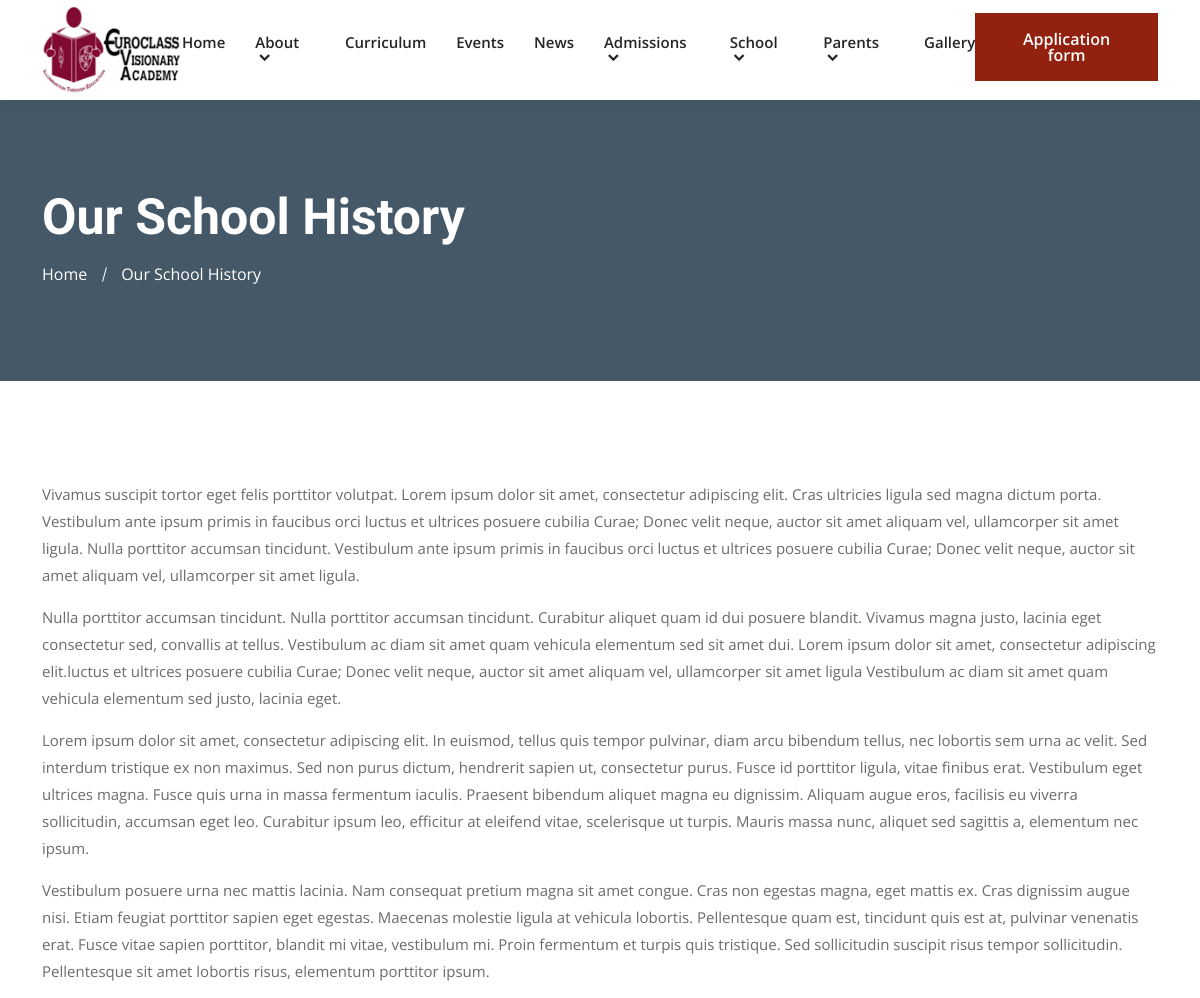
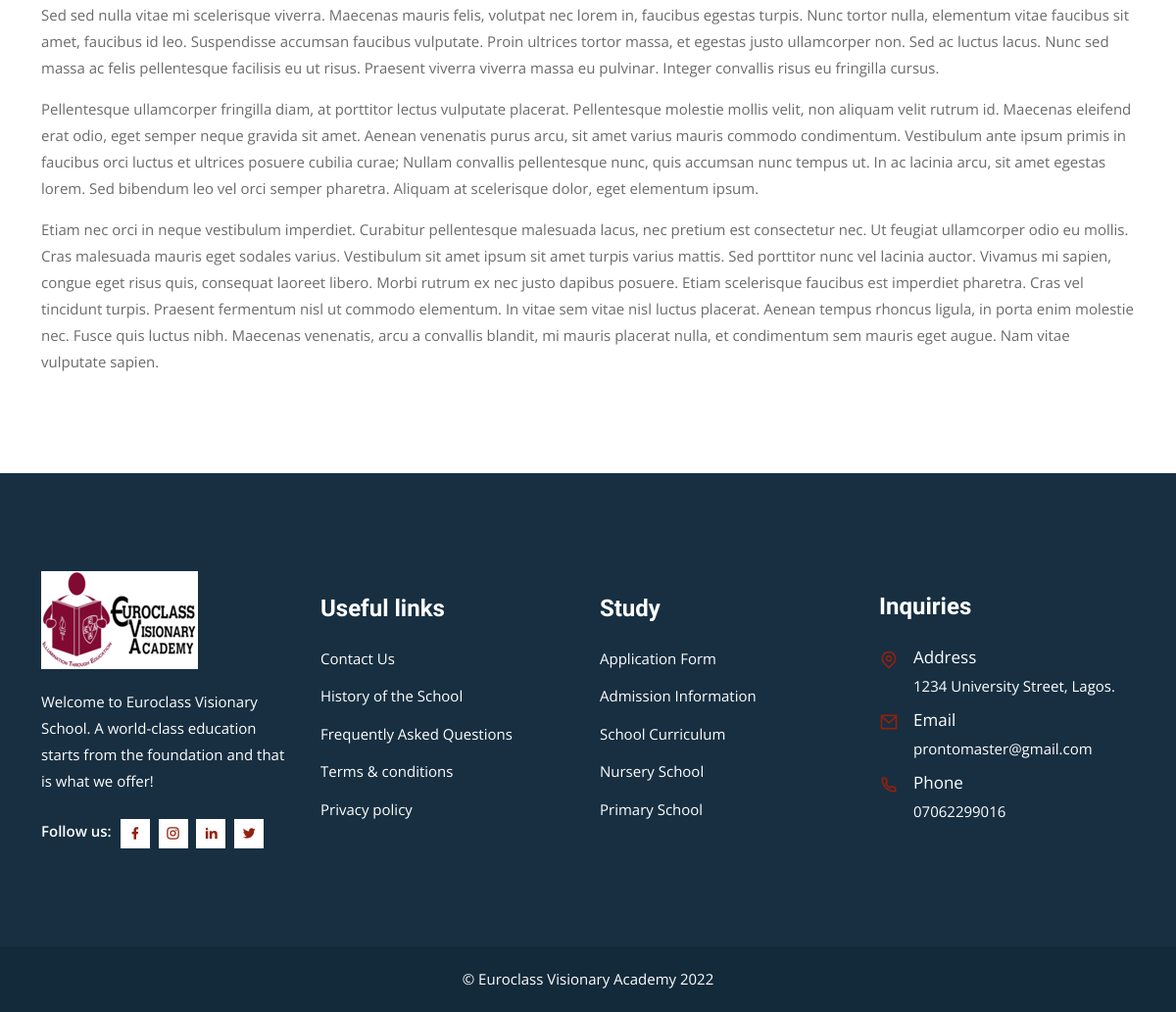
The page /history/ on the database its author committed (2 pictures, top to bottom).
### core/models.py (models this page shows, shortened)
class SchoolContactInfo(models.Model):
    short_information = models.CharField(max_length=150)
    address = models.CharField(max_length=200)
    email = models.EmailField()
    phone_number = models.CharField(max_length=15)
    logo = models.ImageField(upload_to='logo')
    facebook_url = models.URLField(blank=True)
    instagram_url = models.URLField(blank=True)
    twitter_url = models.URLField(blank=True)
    linkedin_url = models.URLField(blank=True)
    class Meta:
        verbose_name = 'School Contact Information'
        verbose_name_plural = 'School Contact Information'

class About(models.Model):
    welcome_note = models.TextField()
    welcome_note_image = models.ImageField(upload_to='about')
    history = RichTextUploadingField()
    history_title = models.CharField(max_length=20)
    history_image = models.ImageField(upload_to='about')
    admission_information = RichTextField()
    admission_information_image = models.ImageField(upload_to='about')
    class Meta:
        verbose_name_plural = 'About'

### core/views.py (the view)
# urls.py: path('history/', views.history, name='history'),
def history(request):
    return render(request, 'history.html', {})

### core/context_processors.py (called while the page is built)
def euroclass(request):
    return {
        'about': About.objects.first(),
        'latest_news': News.objects.all()[:3],
        'info': SchoolContactInfo.objects.first(),
    }

### templates/history.html (shortened to what this page needs)
{% extends "base.html" %}
{% block content %}
<div class="page-title-area bg-6">
    <div class="container">
        <div class="page-title-content">
            <h2>Our School History</h2>
            <ul>
                <li><a href="{% url 'home' %}">Home</a></li>
                <li class="active">Our School History</li>
            </ul>
        </div>
    </div>
</div>
<section class="campus-experiences-area ptb-100">
    <div class="container">
        <div class="main-default-content">
            {{ about.history|safe }}
        </div>
    </div>
</section>
{% endblock %}

### templates/base.html (shortened to what this page needs)
<!doctype html>
<html lang="en">
{% load static %}
<head>
    <link rel="stylesheet" href="{% static 'css/bootstrap.min.css' %}">
    <link rel="stylesheet" href="{% static 'css/owl.theme.default.min.css' %}">
    <link rel="stylesheet" href="{% static 'css/owl.carousel.min.css' %}">
    <link href="https://cdn.jsdelivr.net/npm/remixicon@2.2.0/fonts/remixicon.css" rel="stylesheet">
    <link rel="stylesheet" href="{% static 'css/meanmenu.min.css' %}">
    <link rel="stylesheet" href="{% static 'css/animate.min.css' %}">
    <link rel="stylesheet" href="{% static 'css/odometer.min.css' %}">
    <link rel="stylesheet" href="{% static 'css/magnific-popup.min.css' %}">
    <link rel="stylesheet" href="{% static 'css/date-picker.min.css' %}">
    <link rel="stylesheet" href="{% static 'css/app.css' %}">
    <link rel="stylesheet" href="{% static 'css/style.css' %}">
    <link rel="stylesheet" href="{% static 'css/responsive.css' %}">
</head>
<body>
    {% include '_navbar.html' %}
    {% block content %}{% endblock %}
    <footer class="footer-area black-bg-color">
        <div class="container">
            <div class="row align-items-center justify-content-center">
                <div class="col-lg-3 col-sm-6">
                    <div class="single-footer-widget bg-f9f5f1">
                        <a href="index.html" class="logo">
                                <img src="{% if info.logo %}{{ info.logo.url }}{% else %}https://via.placeholder.com/157x48{% endif %}" alt="Image">
                            </a>
                        <p>{{ info.short_information }}</p>
                        <ul class="social-icon">
                            <li>
                                <span>Follow us:</span>
                            </li>
                            <li>
                                <a href="{{ info.facebook_url }}" target="_blank">
                                        <i class="ri-facebook-fill"></i>
                                    </a>
                            </li>
                            <li>
                                <a href="{{ info.instagram_url }}" target="_blank">
                                        <i class="ri-instagram-line"></i>
                                    </a>
                            </li>
                            <li>
                                <a href="{{ info.linkedin_url }}" target="_blank">
                                        <i class="ri-linkedin-fill"></i>
                                    </a>
                            </li>
                            <li>
                                <a href="{{ info.twitter_url }}" target="_blank">
                                        <i class="ri-twitter-fill"></i>
                                    </a>
                            </li>
                        </ul>
                    </div>
                </div>
                <div class="col-lg-3 col-sm-6">
                    <div class="single-footer-widget">
                        <h3>Useful links</h3>
                        <ul class="import-link">
                            <li>
                                <a href="{% url 'contact' %}">Contact Us</a>
                            </li>
                            <li>
                                <a href="{% url 'history' %}">History of the School</a>
                            </li>
                            <li>
                                <a href="{% url 'faq' %}">Frequently Asked Questions</a>
                            </li>
                            <li>
                                <a href="/terms/">Terms & conditions</a>
                            </li>
                            <li>
                                <a href="/privacy/">Privacy policy</a>
                            </li>
                        </ul>
                    </div>
                </div>
                <div class="col-lg-3 col-sm-6">
                    <div class="single-footer-widget">
                        <h3>Study</h3>
                        <ul class="import-link">
                            <li>
                                <a href="application.html">Application Form</a>
                            </li>
                            <li>
                                <a href="{% url 'admission' %}">Admission Information</a>
                            </li>
                            <li>
                                <a href="{% url 'curriculum' %}">School Curriculum</a>
                            </li>
                            <li>
                                <a href="/nursery/">Nursery School</a>
                            </li>
                            <li>
                                <a href="/primary/">Primary School</a>
                            </li>
                        </ul>
                    </div>
                </div>
                <div class="col-lg-3 col-sm-6">
                    <div class="single-footer-widget">
                        <h3>Inquiries</h3>
                        <ul class="address">
                            <li class="location">
                                <i class="ri-map-pin-line"></i>
                                <span>Address</span> {{ info.address }}
                            </li>
                            <li>
                                <i class="ri-mail-line"></i>
                                <span>Email</span>
                                <a href="mailto:{{ info.email }}">{{ info.email }}</a>
                            </li>
                            <li>
                                <i class="ri-phone-line"></i>
                                <span>Phone</span>
                                <a href="tel:{{ info.phone_number }}">{{ info.phone_number }}</a>
                            </li>
                        </ul>
                    </div>
                </div>
            </div>
        </div>
    </footer>
    <div class="copy-right-area">
        <div class="container">
            <p>
                &copy; Euroclass Visionary Academy {% now "Y" %}
            </p>
        </div>
    </div>
</body>
</html>

### templates/_navbar.html (shortened to what this page needs)
<header class="header-area">
    <div class="navbar-area">
        <div class="desktop-nav">
            <div class="container">
                <nav class="navbar navbar-expand-md navbar-light">
                    <a class="navbar-brand" href="{% url 'home' %}">
                            <img src="{% if info.logo %}{{ info.logo.url }}{% else %}https://via.placeholder.com/157x48{% endif %}" alt="logo">
                        </a>
                    <div class="collapse navbar-collapse mean-menu" id="navbarSupportedContent">
                        <ul class="navbar-nav m-auto">
                            <li class="nav-item">
                                <a href="{% url 'home' %}" class="nav-link">Home</a>
                            </li>
                            <li class="nav-item">
                                <a href="#" class="nav-link">
                                    About <i class="ri-arrow-down-s-line"></i>
                                </a>
                            </li>
                            <li class="nav-item">
                                <a href="{% url 'curriculum' %}" class="nav-link">Curriculum</a>
                            </li>
                            <li class="nav-item">
                                <a href="{% url 'events' %}" class="nav-link">Events</a>
                            </li>
                            <li class="nav-item">
                                <a href="{% url 'news' %}" class="nav-link">News</a>
                            </li>
                            <li class="nav-item">
                                <a href="#" class="nav-link">
                                    Admissions <i class="ri-arrow-down-s-line"></i>
                                </a>
                            </li>
                            <li class="nav-item">
                                <a href="#" class="nav-link">
                                    School <i class="ri-arrow-down-s-line"></i>
                                </a>
                            </li>
                            <li class="nav-item">
                                <a href="#" class="nav-link">
                                    Parents <i class="ri-arrow-down-s-line"></i>
                                </a>
                            </li>
                            <li class="nav-item">
                                <a href="{% url 'gallery' %}" class="nav-link">Gallery</a>
                            </li>
                        </ul>
                        <div class="others-options">
                            <ul>
                                <li>
                                    <a href="{% url 'application' %}" class="default-btn">Application form</a>
                                </li>
                            </ul>
                        </div>
                    </div>
                </nav>
            </div>
        </div>
    </div>
</header>

### rows shown on the page
SchoolContactInfo: logo (picture), short_information "Welcome to Euroclass Visionary School. A world-class education starts from the foundation and that is what we offer!", address "1234 University Street, Lagos.", email "prontomaster@gmail.com", phone_number "07062299016"
About: history "Vivamus suscipit tortor eget felis porttitor volutpat. Lorem ipsum dolor sit amet, consectetur adipiscing elit. Cras ultricies ligula sed magna dictum porta. Vestibulum ante ipsum primis in faucibus orci luctus et ultrices posuere cubilia Curae; Donec velit neque, auctor sit amet aliquam vel, ullamcorper sit amet ligula. Nulla porttitor accumsan tincidunt. Vestibulum ante ipsum primis in faucibus orci luctus et ultrices posuere cubilia Curae; Donec velit neque, auctor sit amet aliquam vel, ullamcorper sit amet ligula. Nulla porttitor accumsan tincidunt. Nulla porttitor accumsan tincidunt. Curabitur aliquet quam id dui posuere blandit. Vivamus magna justo, lacinia eget consectetur sed,…"
